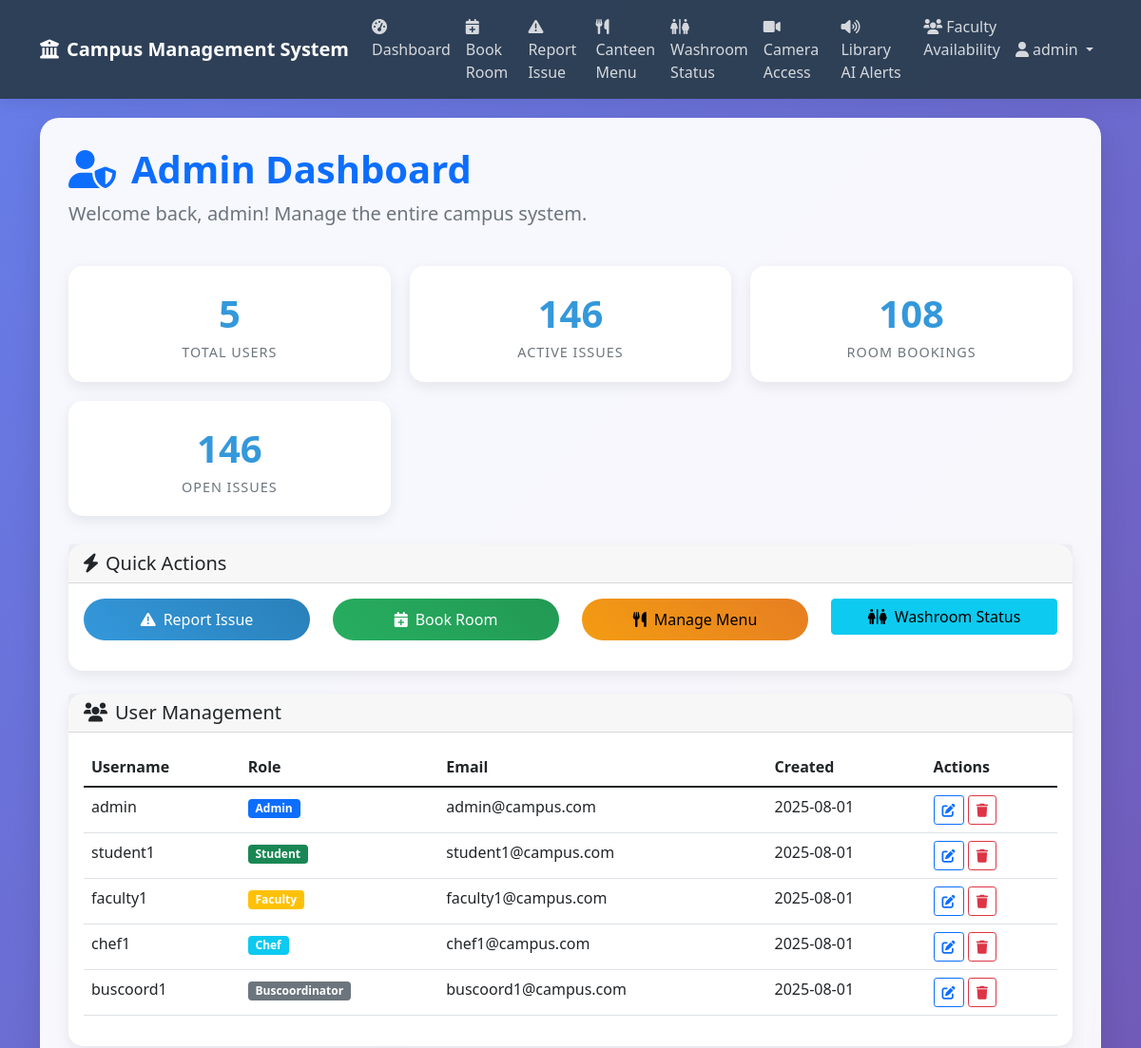
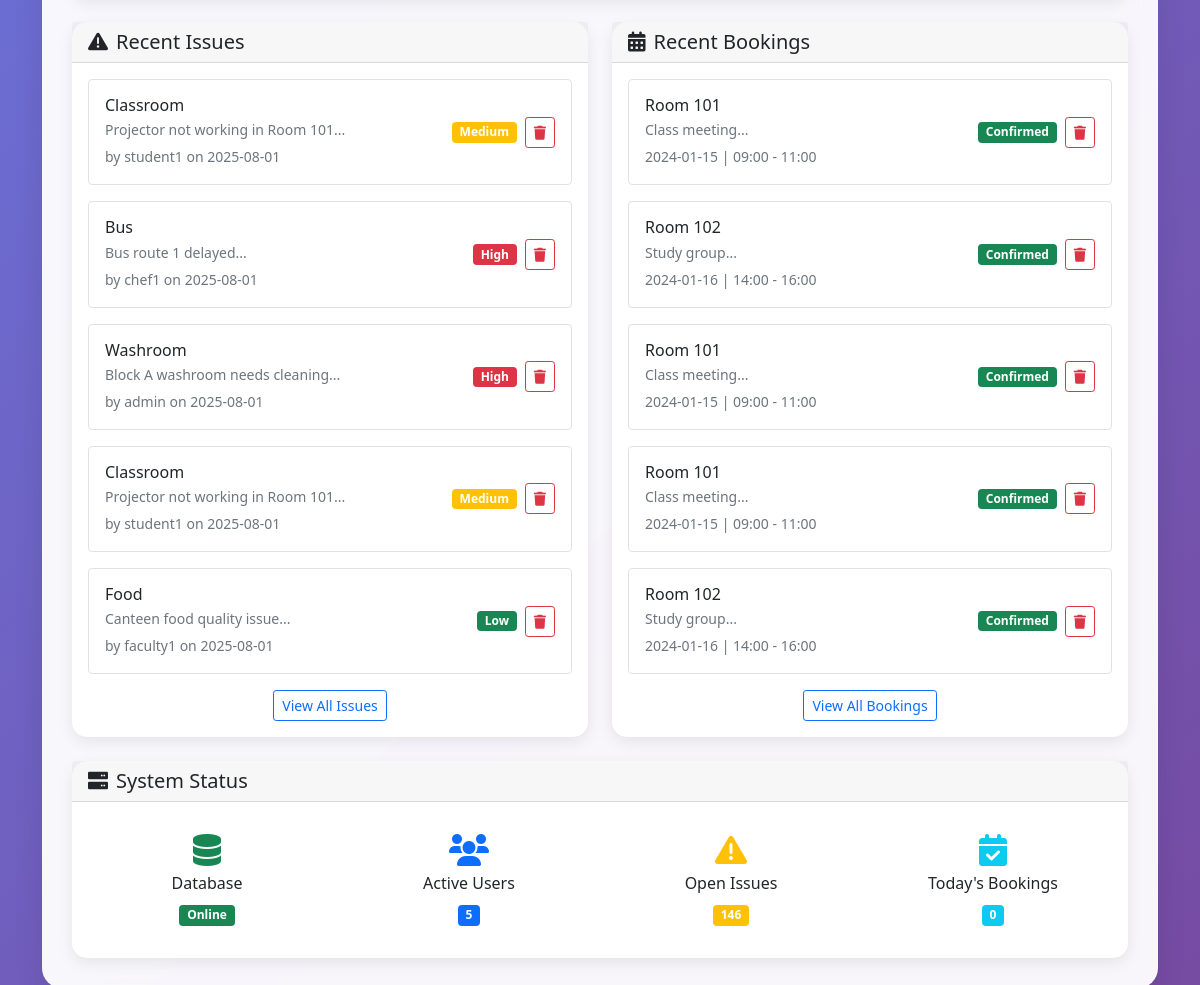
The page /admin/dashboard (signed in) on the database its author committed (2 pictures, top to bottom).
### tables this page shows
CREATE TABLE users (
            id INTEGER PRIMARY KEY AUTOINCREMENT,
            username TEXT UNIQUE NOT NULL,
            password TEXT NOT NULL,
            role TEXT NOT NULL,
            email TEXT,
            created_at TIMESTAMP DEFAULT CURRENT_TIMESTAMP
        );

CREATE TABLE issues (
            id INTEGER PRIMARY KEY AUTOINCREMENT,
            user_id INTEGER,
            category TEXT,
            description TEXT,
            location TEXT,
            priority TEXT DEFAULT 'medium',
            status TEXT DEFAULT 'open',
            created_at TIMESTAMP DEFAULT CURRENT_TIMESTAMP,
            FOREIGN KEY (user_id) REFERENCES users (id)
        );

CREATE TABLE bookings (
            id INTEGER PRIMARY KEY AUTOINCREMENT,
            room_id INTEGER,
            user_id INTEGER,
            booking_date DATE,
            start_time TIME,
            end_time TIME,
            purpose TEXT,
            status TEXT DEFAULT 'confirmed',
            created_at TIMESTAMP DEFAULT CURRENT_TIMESTAMP,
            FOREIGN KEY (room_id) REFERENCES rooms (id),
            FOREIGN KEY (user_id) REFERENCES users (id)
        );

CREATE TABLE rooms (
            id INTEGER PRIMARY KEY AUTOINCREMENT,
            room_name TEXT NOT NULL,
            capacity INTEGER,
            room_type TEXT,
            status TEXT DEFAULT 'available'
        );

### app.py (the view)
@app.route('/admin/dashboard')
def admin_dashboard():
    if 'user_id' not in session or session['role'] != 'admin':
        return redirect(url_for('login'))
    conn = get_db_connection()
    users = conn.execute('SELECT * FROM users').fetchall()
    try:
        issues = conn.execute('SELECT i.*, u.username FROM issues i LEFT JOIN users u ON i.user_id = u.id').fetchall()
    except:
        issues = []
    try:
        bookings = conn.execute('SELECT b.*, r.room_name, u.username FROM bookings b LEFT JOIN rooms r ON b.room_id = r.id LEFT JOIN users u ON b.user_id = u.id').fetchall()
    except:
        bookings = []
    conn.close()
    return render_template('admin_dashboard.html', users=users, issues=issues, bookings=bookings, today=datetime.now().strftime('%Y-%m-%d'))

### templates/admin_dashboard.html (shortened to what this page needs)
{% extends "base.html" %}
{% block content %}
<div class="main-container">
    <div class="row mb-4">
        <div class="col-md-12">
            <h1 class="display-6 fw-bold text-primary">
                <i class="fas fa-user-shield me-3"></i>Admin Dashboard
            </h1>
            <p class="lead text-muted">Welcome back, {{ session.username }}! Manage the entire campus system.</p>
        </div>
    </div>
    <div class="dashboard-stats">
        <div class="stat-card">
            <div class="stat-number">{{ users|length }}</div>
            <div class="stat-label">Total Users</div>
        </div>
        <div class="stat-card">
            <div class="stat-number">{{ issues|length }}</div>
            <div class="stat-label">Active Issues</div>
        </div>
        <div class="stat-card">
            <div class="stat-number">{{ bookings|length }}</div>
            <div class="stat-label">Room Bookings</div>
        </div>
        <div class="stat-card">
            <div class="stat-number">{{ issues|selectattr('status', 'equalto', 'open')|list|length }}</div>
            <div class="stat-label">Open Issues</div>
        </div>
    </div>
    <div class="row mb-4">
        <div class="col-md-12">
            <div class="card">
                <div class="card-header">
                    <h5 class="card-title mb-0">
                        <i class="fas fa-bolt me-2"></i>Quick Actions
                    </h5>
                </div>
                <div class="card-body">
                    <div class="row">
                        <div class="col-md-3 mb-3">
                            <a href="{{ url_for('report_issue') }}" class="btn btn-primary w-100">
                                <i class="fas fa-exclamation-triangle me-2"></i>Report Issue
                            </a>
                        </div>
                        <div class="col-md-3 mb-3">
                            <a href="{{ url_for('book_room') }}" class="btn btn-success w-100">
                                <i class="fas fa-calendar-plus me-2"></i>Book Room
                            </a>
                        </div>
                        <div class="col-md-3 mb-3">
                            <a href="{{ url_for('canteen_menu') }}" class="btn btn-warning w-100">
                                <i class="fas fa-utensils me-2"></i>Manage Menu
                            </a>
                        </div>
                        <div class="col-md-3 mb-3">
                            <a href="{{ url_for('washroom_status') }}" class="btn btn-info w-100">
                                <i class="fas fa-restroom me-2"></i>Washroom Status
                            </a>
                        </div>
                    </div>
                </div>
            </div>
        </div>
    </div>
    <div class="row mb-4">
        <div class="col-md-12">
            <div class="card">
                <div class="card-header">
                    <h5 class="card-title mb-0">
                        <i class="fas fa-users me-2"></i>User Management
                    </h5>
                </div>
                <div class="card-body">
                    <div class="table-responsive">
                        <table class="table table-hover">
                            <thead>
                                <tr>
                                    <th>Username</th>
                                    <th>Role</th>
                                    <th>Email</th>
                                    <th>Created</th>
                                    <th>Actions</th>
                                </tr>
                            </thead>
                            <tbody>
                                {% for user in users %}
                                <tr>
                                    <td>{{ user.username }}</td>
                                    <td>
                                        <span class="badge bg-{{ 'primary' if user.role == 'admin' else 'success' if user.role == 'student' else 'warning' if user.role == 'faculty' else 'info' if user.role == 'chef' else 'secondary' }}">
                                            {{ user.role.title() }}
                                        </span>
                                    </td>
                                    <td>{{ user.email or 'N/A' }}</td>
                                    <td>{{ user.created_at.split(' ')[0] }}</td>
                                    <td>
                                        <button class="btn btn-sm btn-outline-primary">
                                            <i class="fas fa-edit"></i>
                                        </button>
                                        <a href="{{ url_for('delete_item', item_type='user', item_id=user.id) }}"
                                           class="btn btn-sm btn-outline-danger"
                                           onclick="return confirm('Are you sure you want to delete this user?')">
                                            <i class="fas fa-trash"></i>
                                        </a>
                                    </td>
                                </tr>
                                {% endfor %}
                            </tbody>
                        </table>
                    </div>
                </div>
            </div>
        </div>
    </div>
    <div class="row mb-4">
        <div class="col-md-6">
            <div class="card">
                <div class="card-header">
                    <h5 class="card-title mb-0">
                        <i class="fas fa-exclamation-triangle me-2"></i>Recent Issues
                    </h5>
                </div>
                <div class="card-body">
                    {% for issue in issues[:5] %}
                    <div class="d-flex justify-content-between align-items-center mb-3 p-3 border rounded">
                        <div>
                            <h6 class="mb-1">{{ issue.category.title() }}</h6>
                            <p class="mb-1 text-muted small">{{ issue.description[:50] }}...</p>
                            <small class="text-muted">by {{ issue.username }} on {{ issue.created_at.split(' ')[0] }}</small>
                        </div>
                        <div class="d-flex align-items-center">
                            <span class="badge bg-{{ 'danger' if issue.priority == 'high' else 'warning' if issue.priority == 'medium' else 'success' }} me-2">
                                {{ issue.priority.title() }}
                            </span>
                            <a href="{{ url_for('delete_item', item_type='issue', item_id=issue.id) }}"
                               class="btn btn-sm btn-outline-danger"
                               onclick="return confirm('Are you sure you want to delete this issue?')">
                                <i class="fas fa-trash"></i>
                            </a>
                        </div>
                    </div>
                    {% endfor %}
                    <div class="text-center">
                        <a href="{{ url_for('report_issue') }}" class="btn btn-outline-primary btn-sm">
                            View All Issues
                        </a>
                    </div>
                </div>
            </div>
        </div>
        <div class="col-md-6">
            <div class="card">
                <div class="card-header">
                    <h5 class="card-title mb-0">
                        <i class="fas fa-calendar-alt me-2"></i>Recent Bookings
                    </h5>
                </div>
                <div class="card-body">
                    {% for booking in bookings[:5] %}
                    <div class="d-flex justify-content-between align-items-center mb-3 p-3 border rounded">
                        <div>
                            <h6 class="mb-1">{{ booking.room_name }}</h6>
                            <p class="mb-1 text-muted small">{{ booking.purpose[:50] }}...</p>
                            <small class="text-muted">{{ booking.booking_date }} | {{ booking.start_time }} - {{ booking.end_time }}</small>
                        </div>
                        <div class="d-flex align-items-center">
                            <span class="badge bg-success me-2">{{ booking.status.title() }}</span>
                            <a href="{{ url_for('delete_item', item_type='booking', item_id=booking.id) }}"
                               class="btn btn-sm btn-outline-danger"
                               onclick="return confirm('Are you sure you want to delete this booking?')">
                                <i class="fas fa-trash"></i>
                            </a>
                        </div>
                    </div>
                    {% endfor %}
                    <div class="text-center">
                        <a href="{{ url_for('book_room') }}" class="btn btn-outline-primary btn-sm">
                            View All Bookings
                        </a>
                    </div>
                </div>
            </div>
        </div>
    </div>
    <div class="row">
        <div class="col-md-12">
            <div class="card">
                <div class="card-header">
                    <h5 class="card-title mb-0">
                        <i class="fas fa-server me-2"></i>System Status
                    </h5>
                </div>
                <div class="card-body">
                    <div class="row">
                        <div class="col-md-3 text-center">
                            <div class="p-3">
                                <i class="fas fa-database fa-2x text-success mb-2"></i>
                                <h6>Database</h6>
                                <span class="badge bg-success">Online</span>
                            </div>
                        </div>
                        <div class="col-md-3 text-center">
                            <div class="p-3">
                                <i class="fas fa-users fa-2x text-primary mb-2"></i>
                                <h6>Active Users</h6>
                                <span class="badge bg-primary">{{ users|length }}</span>
                            </div>
                        </div>
                        <div class="col-md-3 text-center">
                            <div class="p-3">
                                <i class="fas fa-exclamation-triangle fa-2x text-warning mb-2"></i>
                                <h6>Open Issues</h6>
                                <span class="badge bg-warning">{{ issues|selectattr('status', 'equalto', 'open')|list|length }}</span>
                            </div>
                        </div>
                        <div class="col-md-3 text-center">
                            <div class="p-3">
                                <i class="fas fa-calendar-check fa-2x text-info mb-2"></i>
                                <h6>Today's Bookings</h6>
                                <span class="badge bg-info">{{ bookings|selectattr('booking_date', 'equalto', today)|list|length }}</span>
                            </div>
                        </div>
                    </div>
                </div>
            </div>
        </div>
    </div>
</div>
{% endblock %}

### rows shown on the page
users: username "admin", role "Admin", email "admin@campus.com", created_at "2025-08-01"
users: username "student1", role "Student", email "student1@campus.com", created_at "2025-08-01"
users: username "faculty1", role "Faculty", email "faculty1@campus.com", created_at "2025-08-01"
users: username "chef1", role "Chef", email "chef1@campus.com", created_at "2025-08-01"
users: username "buscoord1", role "Buscoordinator", email "buscoord1@campus.com", created_at "2025-08-01"
issues: category "Classroom", description "Projector not working in Room 101", username "student1", created_at "2025-08-01", priority "Medium"
issues: category "Bus", description "Bus route 1 delayed", username "chef1", created_at "2025-08-01", priority "High"
issues: category "Washroom", description "Block A washroom needs cleaning", username "admin", created_at "2025-08-01", priority "High"
issues: category "Classroom", description "Projector not working in Room 101", username "student1", created_at "2025-08-01", priority "Medium"
issues: category "Food", description "Canteen food quality issue", username "faculty1", created_at "2025-08-01", priority "Low"
bookings: room_name "Room 101", purpose "Class meeting", booking_date "2024-01-15", start_time "09:00", end_time "11:00", status "Confirmed"
bookings: room_name "Room 102", purpose "Study group", booking_date "2024-01-16", start_time "14:00", end_time "16:00", status "Confirmed"
bookings: room_name "Room 101", purpose "Class meeting", booking_date "2024-01-15", start_time "09:00", end_time "11:00", status "Confirmed"
bookings: room_name "Room 101", purpose "Class meeting", booking_date "2024-01-15", start_time "09:00", end_time "11:00", status "Confirmed"
bookings: room_name "Room 102", purpose "Study group", booking_date "2024-01-16", start_time "14:00", end_time "16:00", status "Confirmed"

### other values the page prints
{{ session.username }} "admin"
{{ users|length }} "5"
{{ issues|length }} "146"
{{ bookings|length }} "108"
{{ issues|selectattr('status', 'equalto', 'open')|list|length }} "146"
{{ bookings|selectattr('booking_date', 'equalto', today)|list|length }} "0"
